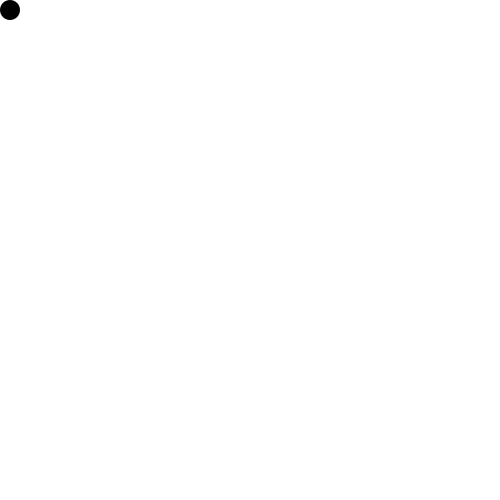
Frame 1 (no input)
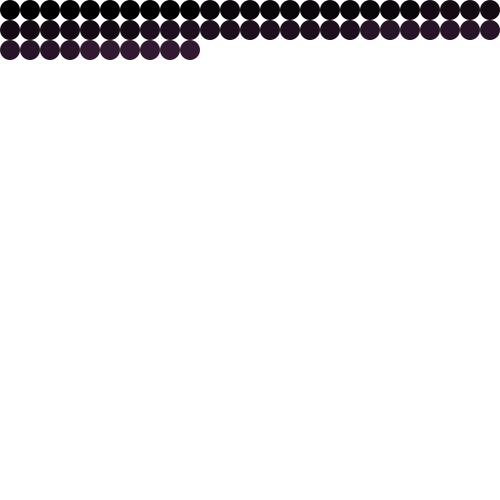
Frame 60 (the mouse pressed at the canvas centre just before this capture)
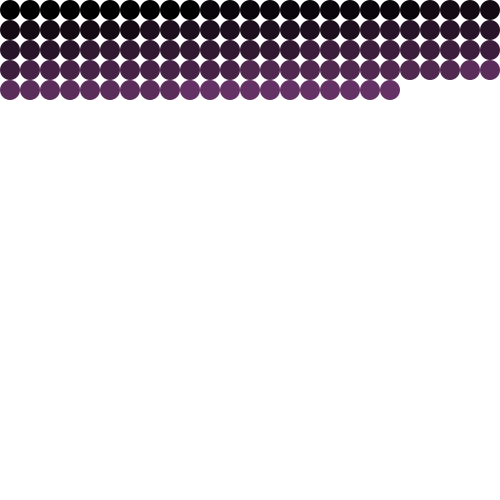
Frame 120 (the mouse held since frame 60 and released just before this capture)

The Processing sketch that drew these frames (run headless with seeded random() and noise(); from frame 60 on, the mouse is pressed at the canvas centre):

// Processing sketch: processing_108979
// ── processing_108979.pde

float r;
float g;
float b;
float diam;
float x = -10;
float y = 10;
int count;
int state;

void setup() {
  count = 0;
  state = 0;
  size(500,500); 
  background(255);
  smooth();
}

void draw() {

  count++;
  if(count > 10){
    count = 0;
    state++;
    if(state > 60){
       state = 0;
       background(255);
       x = -10;
       y = 10;
    } 
 
  }
  
  diam = 20;
  r = state * 10; 
  g = state * 5;
  b = state * 10;
  x = x + 20; //moves new circles to the right
  
  if (x > 500){
  x = x - 500; //resets x once the row is filled
  }
  
  noStroke();
  fill(r,g,b);
  ellipse(x,y,diam,diam);
  if((x % 490) == 0){ //checks if current row is full
    y = y + 20; //moves the the next row
  }
}
